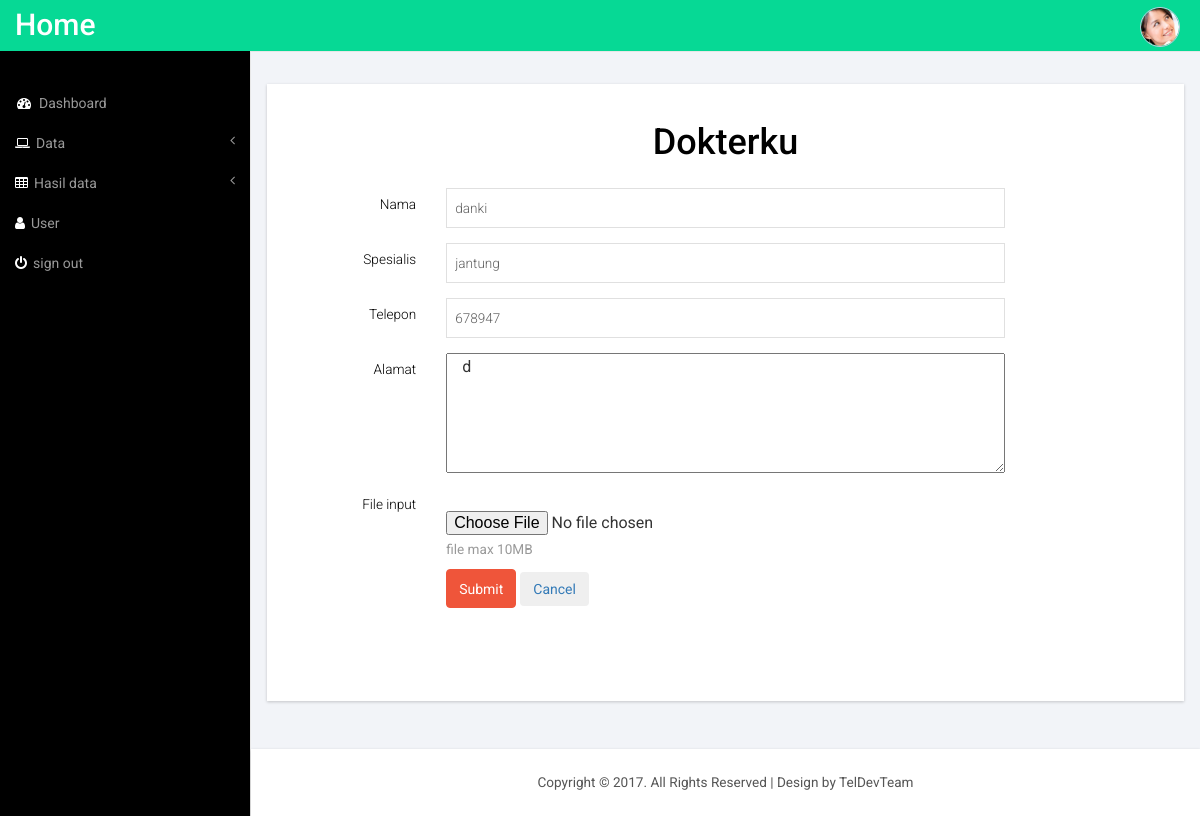
The page /Admin/edit_dokterku/5 on the database its author committed.
### tables this page shows
CREATE TABLE `dokterku` (
  `id_dok` int(5) NOT NULL,
  `nm_dok` varchar(30) NOT NULL,
  `spesialis` varchar(30) NOT NULL,
  `telp_dok` varchar(20) NOT NULL,
  `almt_dok` varchar(30) NOT NULL,
  `gambar_dok` varchar(30) NOT NULL
);

### application/controllers/Admin.php (called while the page is built, shortened)
<?php
class Admin extends CI_Controller{
	function __construct(){
		$this->load->model('doktermodel');
		$this->load->model('daruratmodel');
		$this->load->model('obatmodel');
		$this->load->model('tipsmodel');
		$this->load->model('quotemodel');
		$this->load->model('akunmodel');
		$this->load->helper('url');
	}
	function edit_dokterku($id_dok){
	$where = array('id_dok' => $id_dok);
	$data['dokterku'] = $this->doktermodel->edit_data($where,'dokterku')->result();
	$this->load->view('headeradmin.php');
	$this->load->view('editdokter.php',$data);
	$this->load->view('footeradmin.php');
	}
}
?>

### index.php (called while the page is built, shortened)
<?php
require_once BASEPATH.'core/CodeIgniter.php';

### application/models/doktermodel.php (called while the page is built, shortened)
<?php
class doktermodel extends CI_Model{
function edit_data($where,$table){
return $this->db->get_where($table,$where);
}
}
?>

### application/views/editdokter.php (the view, shortened to what this page needs)
<div id="page-wrapper">
        <div class="graphs">
     <div class="content_bottom">
     <div class="col-md-12 span_3">
          <div class="bs-example1" data-example-id="contextual-table">
            <?php foreach($dokterku as $u){ ?>
           <form class="form-horizontal" action="<?php echo base_url(). 'Admin/update_dokterku'; ?>" method="post">
              <div class="form-group">
                  <label for="focusedinput" class="col-sm-12 control-label"><center><h1>Dokterku</h1></center></label>
                </div>
                <div class="form-group">
                  <label for="focusedinput" class="col-sm-2 control-label">Nama</label>
                  <div class="col-sm-8">
                    <input type="text" class="form-control1" name="nm_dok" value="<?php echo $u->nm_dok ?>">
                  </div>
                </div>
                <div class="form-group">
                  <label for="focusedinput" class="col-sm-2 control-label">Spesialis</label>
                  <div class="col-sm-8">
                    <input type="text" class="form-control1" name="spesialis" value="<?php echo $u->spesialis ?>">
                  </div>
                </div>
                <div class="form-group">
                  <label for="focusedinput" class="col-sm-2 control-label">Telepon</label>
                  <div class="col-sm-8">
                    <input type="text" class="form-control1" name="telp_dok" value="<?php echo $u->telp_dok ?>">
                  </div>
                </div>
                <div class="form-group">
                  <label for="focusedinput" class="col-sm-2 control-label">Alamat</label>
                  <div class="col-sm-8">
                     <textarea name="almt_dok" class="col-sm-12" cols="40" rows="5"><?php echo $u->almt_dok ?></textarea>
                  </div>
                </div>
                <div class="form-group">
                      <label for="exampleInputFile" class="col-sm-2 control-label">File input</label><br/>
                        <div class="col-sm-8">
                          <input type="file" name="gambar_dok" value=""><?php echo $u->gambar_dok ?>
                      <p class="help-block">file max 10MB</p>
      </div>
      <form>
      <div style="text-align: left;">
      <div class="col-sm-8 col-sm-offset-2">
        <button class="btn-success btn" value="update_dokterku">Submit</button>
        <a href="<?php echo base_url('Admin/dokterku');?>"><button class="btn-inverse btn">Cancel</button></a>
      </div>
   </div>
    </form></div>
              </form>
              <?php } ?>
              <br/>
              <br/>
           </div>
       </div>
        </div>
      </div>

### gudang/admin/css/style.css (style rules this page uses)
h4, h5, h6, h1, h2, h3 { margin-top: 0; }
p { margin: 0; }
html, body { font-family: 'Roboto', sans-serif; font-size: 100%; background:#000; overflow-x: hidden; }
body a { transition:0.5s all; -webkit-transition:0.5s all; -moz-transition:0.5s all; -o-transition:0.5s all; -ms-transition:0.5s all; }
.span_3 { padding:0; }
.content_bottom { margin-bottom:1em; }
.map_container, #chart, .span_6, .col_2, .weather_list, .cal1, .skills-info, .stats-info, .r3_counter_box, .activity_box, .bs-example1, .cloud, .copy { -ms-box-shadow: 0 1px 3px 0px rgba(0, 0, 0, 0.2); -o-box-shadow: 0 1px 3px 0px rgba(0, 0, 0, 0.2); -moz-box-shadow: 0 1px 3px 0px rgba(0, 0, 0, 0.2); -webkit-box-shadow: 0 1px 3px 0px rgba(0, 0, 0, 0.2); box-shadow: 0 1px 3px 0px rgba(0, 0, 0, 0.2); }
.graphs { padding: 2em 1em; background: #f2f4f8; font-family: 'Roboto', sans-serif; }
.form-control1, .form-control_2.input-sm { border: 1px solid #e0e0e0; padding: 5px 8px; color: #616161; background: #fff; box-shadow: none !important; width: 100%; font-size: 0.85em; font-weight: 300; height: 40px; border-radius: 0; -webkit-appearance: none; }
.form-horizontal .control-label { text-align: right; color: #000; font-weight: 300; font-size: 0.85em; }
.help-block { color: #999; font-size: 0.85em; }
.radio label, .checkbox label, label { font-size: 0.85em; font-weight:300; vertical-align: middle; }
.bs-example1 { background:#fff; padding:2em; }
.badge-success, .bg-green, .bootstrap-switch-success, .btn-success { border-color: #ef553a; background: #ef553a; padding:8.5px 12px; }

### gudang/admin/css/custom.css (style rules this page uses)
#page-wrapper { min-height: 568px; background-color: #fff; }
@media (min-width:768px) { #page-wrapper { position: inherit; margin: 0 0 0 250px; border-left: 1px solid #e7e7e7; } }

### rows shown on the page
dokterku: nm_dok "danki", spesialis "jantung", telp_dok "678947", almt_dok "d"
